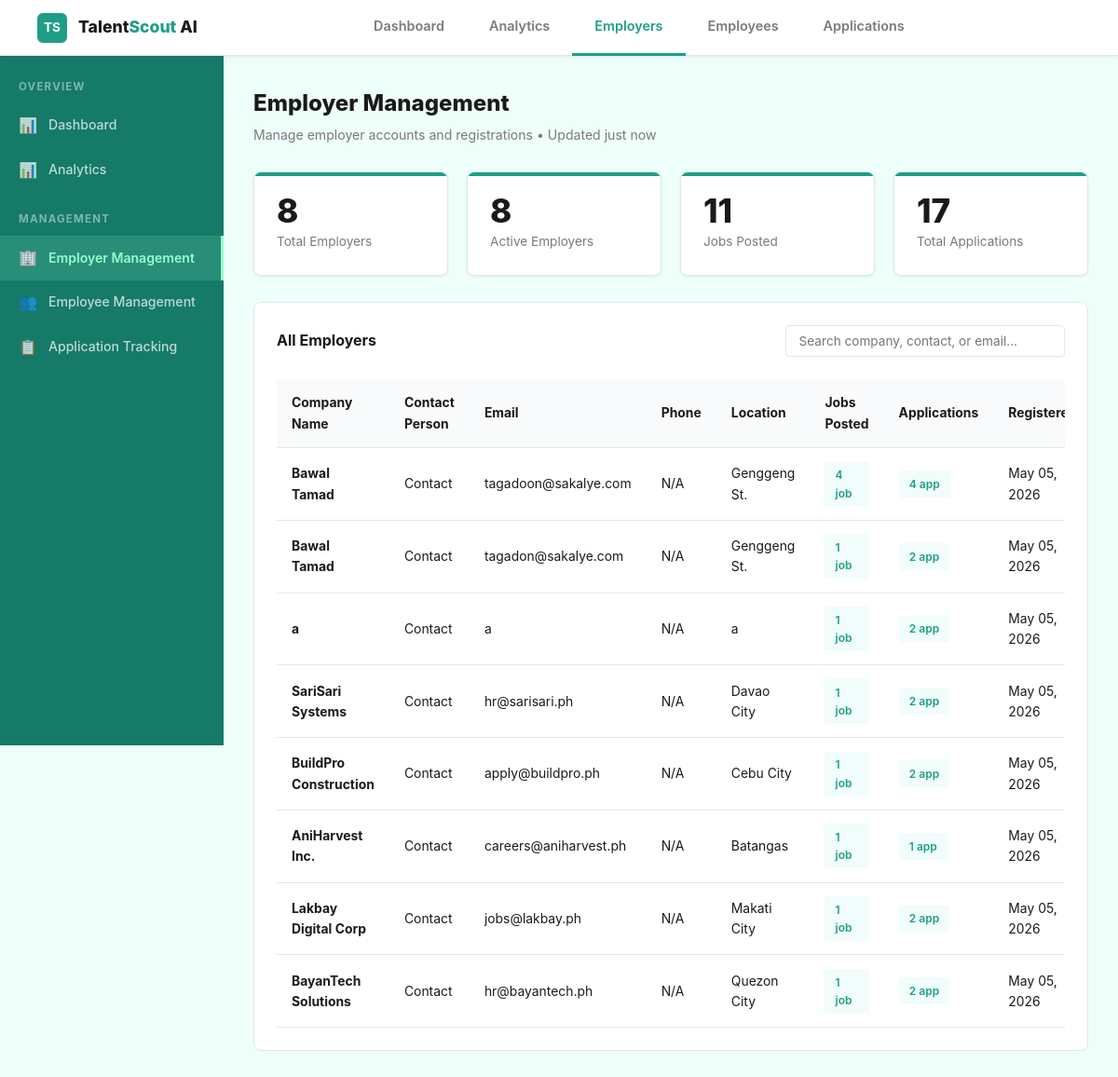
The page /peso-dashboard/modules/employer-management/index.php on the database its author committed.
### tables this page shows
CREATE TABLE `employer` (
  `employer_id` int(11) NOT NULL,
  `company_name` varchar(255) DEFAULT NULL,
  `email` varchar(255) DEFAULT NULL,
  `password` varchar(255) DEFAULT NULL,
  `address` varchar(255) DEFAULT NULL,
  `status` varchar(50) DEFAULT NULL
);

### peso-dashboard/modules/employer-management/index.php (the view, shortened to what this page needs)
<?php
$stats = array(
  'total' => 0,
  'active' => 0,
  'jobs_posted' => 0,
  'applications' => 0
);
$employers = array();
try {
  $conn = getConnection();
  $sql = "SELECT COUNT(*) as total FROM employer";
  $result = $conn->query($sql);
  if ($result && $row = $result->fetch_assoc()) {
    $stats['total'] = $row['total'];
  }
  $sql = "SELECT COUNT(DISTINCT e.employer_id) as count FROM employer e JOIN job_post j ON e.employer_id = j.employer_id";
  $result = $conn->query($sql);
  if ($result && $row = $result->fetch_assoc()) {
    $stats['active'] = $row['count'];
  }
  $sql = "SELECT COUNT(*) as count FROM job_post";
  $result = $conn->query($sql);
  if ($result && $row = $result->fetch_assoc()) {
    $stats['jobs_posted'] = $row['count'];
  }
  $sql = "SELECT COUNT(*) as count FROM application";
  $result = $conn->query($sql);
  if ($result && $row = $result->fetch_assoc()) {
    $stats['applications'] = $row['count'];
  }
  $sql = "SELECT
    e.employer_id,
    e.company_name,
    e.email,
    'Contact' as contact_person,
    'N/A' as phone,
    e.address as location,
    CURDATE() as created_at,
    COUNT(DISTINCT j.job_post_id) as jobs_count,
    COUNT(DISTINCT a.application_id) as app_count
  FROM employer e
  LEFT JOIN job_post j ON e.employer_id = j.employer_id
  LEFT JOIN application a ON j.job_post_id = a.job_post_id
  GROUP BY e.employer_id
  ORDER BY e.employer_id DESC
  LIMIT 100";
  $result = $conn->query($sql);
  if ($result && $result->num_rows > 0) {
    while ($row = $result->fetch_assoc()) {
      $employers[] = $row;
    }
  }
} catch (Exception $e) {
  error_log("Employer Management Error: " . $e->getMessage());
}
?>
<!DOCTYPE html>
<html lang="en">
<head>
  <link rel="stylesheet" href="../../../styles/global.css">
</head>
<body>
<nav class="navbar">
  <a href="../../index.php" class="nav-logo">
    <div class="nav-logo-icon">TS</div>
    <span class="nav-logo-text">Talent<span>Scout</span> AI</span>
  </a>
  <ul class="nav-links">
    <li><a href="../../index.php">Dashboard</a></li>
    <li><a href="../analytics/">Analytics</a></li>
    <li><a href="./" class="active">Employers</a></li>
    <li><a href="../employee-management/">Employees</a></li>
    <li><a href="../application-tracking/">Applications</a></li>
  </ul>
</nav>
<div class="admin-wrapper">
  <aside class="admin-sidebar">
    <div class="sidebar-menu-label">Overview</div>
    <a href="../../index.php" class="sidebar-link"><span class="icon">📊</span> Dashboard</a>
    <a href="../analytics/" class="sidebar-link"><span class="icon">📊</span> Analytics</a>
    <div class="sidebar-menu-label">Management</div>
    <a href="./" class="sidebar-link active"><span class="icon">🏢</span> Employer Management</a>
    <a href="../employee-management/" class="sidebar-link"><span class="icon">👥</span> Employee Management</a>
    <a href="../application-tracking/" class="sidebar-link"><span class="icon">📋</span> Application Tracking</a>
  </aside>
  <main class="admin-content">
    <div class="admin-page-header">
      <div>
        <div class="admin-page-title">Employer Management</div>
        <div class="admin-page-sub">Manage employer accounts and registrations • Updated just now</div>
      </div>
    </div>
    <div class="stats-grid">
      <div class="kpi-card">
        <div class="kpi-value"><?php echo $stats['total']; ?></div>
        <div class="kpi-label">Total Employers</div>
      </div>
      <div class="kpi-card">
        <div class="kpi-value"><?php echo $stats['active']; ?></div>
        <div class="kpi-label">Active Employers</div>
      </div>
      <div class="kpi-card">
        <div class="kpi-value"><?php echo $stats['jobs_posted']; ?></div>
        <div class="kpi-label">Jobs Posted</div>
      </div>
      <div class="kpi-card">
        <div class="kpi-value"><?php echo $stats['applications']; ?></div>
        <div class="kpi-label">Total Applications</div>
      </div>
    </div>
    <div class="card">
      <div style="display:flex;justify-content:space-between;align-items:center;margin-bottom:1.5rem;">
        <div class="card-title" style="margin:0;">All Employers</div>
        <input type="text" id="searchInput" class="input" placeholder="Search company, contact, or email..." style="width:300px;font-size:0.85rem;padding:0.5rem 0.85rem;">
      </div>
      <?php if (!empty($employers)): ?>
      <div class="table-wrapper">
        <table id="employersTable">
          <thead>
            <tr>
              <th>Company Name</th>
              <th>Contact Person</th>
              <th>Email</th>
              <th>Phone</th>
              <th>Location</th>
              <th>Jobs Posted</th>
              <th>Applications</th>
              <th>Registered</th>
            </tr>
          </thead>
          <tbody>
            <?php foreach ($employers as $emp): ?>
            <tr class="empr-row" data-search="<?php echo strtolower($emp['company_name'] . ' ' . ($emp['contact_person'] ?? '') . ' ' . $emp['email'] . ' ' . ($emp['location'] ?? '')); ?>">
              <td><strong><?php echo htmlspecialchars($emp['company_name']); ?></strong></td>
              <td><?php echo htmlspecialchars($emp['contact_person'] ?? '-'); ?></td>
              <td><?php echo htmlspecialchars($emp['email']); ?></td>
              <td><?php echo htmlspecialchars($emp['phone'] ?? '-'); ?></td>
              <td><?php echo htmlspecialchars($emp['location'] ?? '-'); ?></td>
              <td><span class="stat-badge"><?php echo $emp['jobs_count']; ?> job</span></td>
              <td><span class="stat-badge"><?php echo $emp['app_count']; ?> app</span></td>
              <td><?php echo date('M d, Y', strtotime($emp['created_at'])); ?></td>
            </tr>
            <?php endforeach; ?>
          </tbody>
        </table>
      </div>
      <?php else: ?>
      <p style="color: #999; text-align: center; padding: 2rem;">No employers found</p>
      <?php endif; ?>
    </div>
  </main>
</div>
</body>
</html>

### styles/global.css (style rules this page uses)
:root { --nav-height: 60px; --primary-dark: #1e9e86; --primary-mid: #4fbfa4; --primary-light: #98fbcb; --primary-lighter: #d4f7ed; --primary: #d4f7ed; --primary-darker: #157a68; --text-dark: #1a1a1a; --text-mid: #4a4a4a; --text-light: #7a7a7a; --text-muted: #a0a0a0; --bg-light: #f8fffe; --bg-lighter: #eefff9; --border: #e0e8e5; --radius: 8px; --radius-sm: 4px; --shadow-sm: 0 1px 3px rgba(0, 0, 0, 0.08); --shadow: 0 4px 12px rgba(30, 158, 134, 0.15); --shadow-lg: 0 10px 30px rgba(30, 158, 134, 0.2); }
* { margin: 0; padding: 0; box-sizing: border-box; }
html { scroll-behavior: smooth; }
body { font-family: -apple-system, BlinkMacSystemFont, "Segoe UI", Roboto, "Helvetica Neue", Arial, sans-serif; color: var(--text-dark); line-height: 1.6; background: white; transition: background-color 0.3s ease; }
a { color: inherit; text-decoration: none; }
.navbar { display: flex; align-items: center; justify-content: space-between; height: var(--nav-height); padding: 0 2.5rem; background: white; border-bottom: 1px solid var(--border); position: sticky; top: 0; z-index: 100; box-shadow: var(--shadow-sm); }
.nav-logo { display: flex; align-items: center; gap: 0.75rem; font-weight: 800; font-size: 1.1rem; color: var(--text-dark); text-decoration: none; }
.nav-logo-icon { width: 32px; height: 32px; background: var(--primary-dark); color: white; border-radius: 6px; display: flex; align-items: center; justify-content: center; font-weight: 700; font-size: 0.85rem; }
.nav-logo-text { display: none; }
@media (min-width: 768px) { .nav-logo-text { display: inline; } }
@media (min-width: 768px) { .nav-logo-text span { color: var(--primary-dark); } }
.nav-links { display: flex; gap: 0; list-style: none; margin: 0 auto; flex: 1; justify-content: center; }
.nav-links li { display: flex; align-items: center; }
.nav-links a { display: flex; align-items: center; padding: 0 1.5rem; height: var(--nav-height); font-weight: 600; font-size: 0.9rem; color: var(--text-light); border-bottom: 3px solid transparent; transition: all 0.25s ease; position: relative; }
.nav-links a.active { color: var(--primary-dark); border-bottom-color: var(--primary-dark); }
input[type="text"], input[type="email"], input[type="password"], input[type="number"], input[type="date"], input[type="tel"], .input, textarea, .textarea, select, .select { width: 100%; padding: 0.7rem 0.875rem; border: 1.5px solid var(--border); border-radius: var(--radius-sm); font-size: 0.9rem; font-family: inherit; color: var(--text-dark); background: white; transition: all 0.2s ease; }

### rows shown on the page
employer: company_name "Bawal Tamad", contact_person "Contact", email "tagadoon@sakalye.com", phone "N/A", address "Genggeng St.", jobs_count "4", app_count "4", created_at "May 05, 2026"
employer: company_name "Bawal Tamad", contact_person "Contact", email "tagadon@sakalye.com", phone "N/A", address "Genggeng St.", jobs_count "1", app_count "2", created_at "May 05, 2026"
employer: company_name "a", contact_person "Contact", email "a", phone "N/A", address "a", jobs_count "1", app_count "2", created_at "May 05, 2026"
employer: company_name "SariSari Systems", contact_person "Contact", email "hr@sarisari.ph", phone "N/A", address "Davao City", jobs_count "1", app_count "2", created_at "May 05, 2026"
employer: company_name "BuildPro Construction", contact_person "Contact", email "apply@buildpro.ph", phone "N/A", address "Cebu City", jobs_count "1", app_count "2", created_at "May 05, 2026"
employer: company_name "AniHarvest Inc.", contact_person "Contact", email "careers@aniharvest.ph", phone "N/A", address "Batangas", jobs_count "1", app_count "1", created_at "May 05, 2026"
employer: company_name "Lakbay Digital Corp", contact_person "Contact", email "jobs@lakbay.ph", phone "N/A", address "Makati City", jobs_count "1", app_count "2", created_at "May 05, 2026"
employer: company_name "BayanTech Solutions", contact_person "Contact", email "hr@bayantech.ph", phone "N/A", address "Quezon City", jobs_count "1", app_count "2", created_at "May 05, 2026"

### other values the page prints
$stats['total'] "8"
$stats['active'] "8"
$stats['jobs_posted'] "11"
$stats['applications'] "17"
